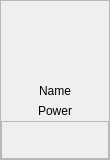
<?xml version="1.0" encoding="UTF-8"?>
<ui version="4.0">
 <class>ADBoardFrame</class>
 <widget class="QFrame" name="ADBoardFrame">
  <property name="geometry">
   <rect>
    <x>0</x>
    <y>0</y>
    <width>110</width>
    <height>160</height>
   </rect>
  </property>
  <property name="minimumSize">
   <size>
    <width>110</width>
    <height>110</height>
   </size>
  </property>
  <property name="maximumSize">
   <size>
    <width>110</width>
    <height>160</height>
   </size>
  </property>
  <property name="windowTitle">
   <string>Frame</string>
  </property>
  <property name="frameShape">
   <enum>QFrame::StyledPanel</enum>
  </property>
  <property name="frameShadow">
   <enum>QFrame::Raised</enum>
  </property>
  <layout class="QVBoxLayout" name="verticalLayout">
   <property name="spacing">
    <number>0</number>
   </property>
   <property name="leftMargin">
    <number>0</number>
   </property>
   <property name="topMargin">
    <number>0</number>
   </property>
   <property name="rightMargin">
    <number>0</number>
   </property>
   <property name="bottomMargin">
    <number>0</number>
   </property>
   <item>
    <widget class="QLabel" name="labelIcon">
     <property name="minimumSize">
      <size>
       <width>100</width>
       <height>80</height>
      </size>
     </property>
     <property name="maximumSize">
      <size>
       <width>100</width>
       <height>80</height>
      </size>
     </property>
     <property name="text">
      <string/>
     </property>
    </widget>
   </item>
   <item>
    <widget class="QLabel" name="labelName">
     <property name="sizePolicy">
      <sizepolicy hsizetype="Preferred" vsizetype="Expanding">
       <horstretch>0</horstretch>
       <verstretch>0</verstretch>
      </sizepolicy>
     </property>
     <property name="text">
      <string>Name</string>
     </property>
     <property name="alignment">
      <set>Qt::AlignCenter</set>
     </property>
    </widget>
   </item>
   <item>
    <widget class="QLabel" name="labelExecuterId">
     <property name="sizePolicy">
      <sizepolicy hsizetype="Preferred" vsizetype="Expanding">
       <horstretch>0</horstretch>
       <verstretch>0</verstretch>
      </sizepolicy>
     </property>
     <property name="text">
      <string>Power</string>
     </property>
     <property name="alignment">
      <set>Qt::AlignCenter</set>
     </property>
    </widget>
   </item>
   <item>
    <widget class="QFrame" name="frame">
     <property name="frameShape">
      <enum>QFrame::StyledPanel</enum>
     </property>
     <property name="frameShadow">
      <enum>QFrame::Raised</enum>
     </property>
     <property name="lineWidth">
      <number>0</number>
     </property>
     <layout class="QGridLayout" name="gridLayout">
      <property name="leftMargin">
       <number>0</number>
      </property>
      <property name="topMargin">
       <number>0</number>
      </property>
      <property name="rightMargin">
       <number>0</number>
      </property>
      <property name="bottomMargin">
       <number>0</number>
      </property>
      <property name="spacing">
       <number>0</number>
      </property>
      <item row="1" column="4">
       <widget class="QLabel" name="labelGroup8">
        <property name="minimumSize">
         <size>
          <width>16</width>
          <height>16</height>
         </size>
        </property>
        <property name="maximumSize">
         <size>
          <width>16</width>
          <height>16</height>
         </size>
        </property>
        <property name="text">
         <string/>
        </property>
       </widget>
      </item>
      <item row="1" column="2">
       <widget class="QLabel" name="labelGroup6">
        <property name="minimumSize">
         <size>
          <width>16</width>
          <height>16</height>
         </size>
        </property>
        <property name="maximumSize">
         <size>
          <width>16</width>
          <height>16</height>
         </size>
        </property>
        <property name="text">
         <string/>
        </property>
       </widget>
      </item>
      <item row="1" column="3">
       <widget class="QLabel" name="labelGroup7">
        <property name="minimumSize">
         <size>
          <width>16</width>
          <height>16</height>
         </size>
        </property>
        <property name="maximumSize">
         <size>
          <width>16</width>
          <height>16</height>
         </size>
        </property>
        <property name="text">
         <string/>
        </property>
       </widget>
      </item>
      <item row="0" column="1">
       <widget class="QLabel" name="labelGroup1">
        <property name="minimumSize">
         <size>
          <width>16</width>
          <height>16</height>
         </size>
        </property>
        <property name="maximumSize">
         <size>
          <width>16</width>
          <height>16</height>
         </size>
        </property>
        <property name="text">
         <string/>
        </property>
       </widget>
      </item>
      <item row="0" column="4">
       <widget class="QLabel" name="labelGroup4">
        <property name="minimumSize">
         <size>
          <width>16</width>
          <height>16</height>
         </size>
        </property>
        <property name="maximumSize">
         <size>
          <width>16</width>
          <height>16</height>
         </size>
        </property>
        <property name="text">
         <string/>
        </property>
       </widget>
      </item>
      <item row="0" column="2">
       <widget class="QLabel" name="labelGroup2">
        <property name="minimumSize">
         <size>
          <width>16</width>
          <height>16</height>
         </size>
        </property>
        <property name="maximumSize">
         <size>
          <width>16</width>
          <height>16</height>
         </size>
        </property>
        <property name="text">
         <string/>
        </property>
       </widget>
      </item>
      <item row="1" column="1">
       <widget class="QLabel" name="labelGroup5">
        <property name="minimumSize">
         <size>
          <width>16</width>
          <height>16</height>
         </size>
        </property>
        <property name="maximumSize">
         <size>
          <width>16</width>
          <height>16</height>
         </size>
        </property>
        <property name="text">
         <string/>
        </property>
       </widget>
      </item>
      <item row="0" column="3">
       <widget class="QLabel" name="labelGroup3">
        <property name="minimumSize">
         <size>
          <width>16</width>
          <height>16</height>
         </size>
        </property>
        <property name="maximumSize">
         <size>
          <width>16</width>
          <height>16</height>
         </size>
        </property>
        <property name="text">
         <string/>
        </property>
       </widget>
      </item>
      <item row="0" column="0">
       <spacer name="horizontalSpacer">
        <property name="orientation">
         <enum>Qt::Horizontal</enum>
        </property>
        <property name="sizeHint" stdset="0">
         <size>
          <width>40</width>
          <height>20</height>
         </size>
        </property>
       </spacer>
      </item>
      <item row="0" column="5">
       <spacer name="horizontalSpacer_2">
        <property name="orientation">
         <enum>Qt::Horizontal</enum>
        </property>
        <property name="sizeHint" stdset="0">
         <size>
          <width>40</width>
          <height>20</height>
         </size>
        </property>
       </spacer>
      </item>
     </layout>
    </widget>
   </item>
  </layout>
 </widget>
 <resources/>
 <connections/>
</ui>
